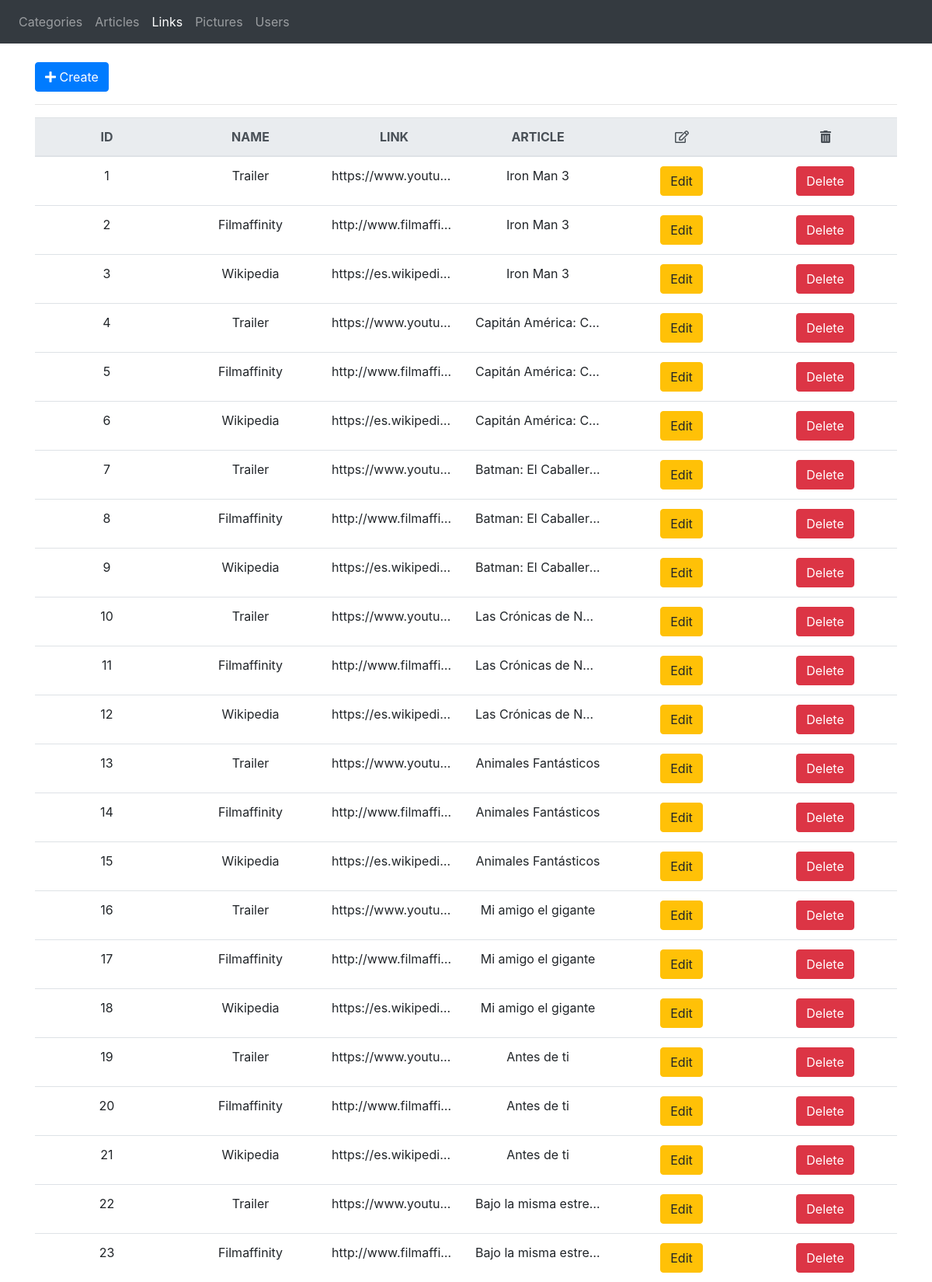
Page /?c=link (upper part) on the committed database.
### tables this page shows
CREATE TABLE CMS_LINKS (
  link_id int(30) NOT NULL AUTO_INCREMENT,
  name varchar(100) DEFAULT NULL,
  link varchar(600) DEFAULT NULL,
  article_id int(30) NOT NULL,
  PRIMARY KEY (link_id),
  FOREIGN KEY (article_id) References CMS_ARTICLES(article_id) ON DELETE CASCADE
);

CREATE TABLE CMS_ARTICLES (
  article_id int(30) NOT NULL AUTO_INCREMENT,
  name varchar(100) DEFAULT NULL,
  description text(600) DEFAULT NULL,
  picture varchar(100) DEFAULT NULL,
  category_id int(30) NOT NULL,
  PRIMARY KEY (article_id),
  FOREIGN KEY (category_id) References CMS_CATEGORIES(category_id) ON DELETE CASCADE
);

### app/controller/link.controller.php (called while the page is built, shortened)
<?php
require_once (Settings::PATH['models'].'/link.model.php');
require_once (Settings::PATH['models'].'/article.model.php');
class LinkController {
    private $linkModel;
    public function __CONSTRUCT() {
        $this->linkModel = new Link();
        $this->articleModel = new Article();
    }
    public function index() {
        $links = $this->getAll();
        require_once (Settings::PATH['views'].'/link/link.php');
    }
    public function getAll() {
        return $this->linkModel->getAll();
    }
}

### app/core/db.conf.php (called while the page is built)
<?php
class Database {
    public static function StartUp() {
        $pdo = new PDO(
            "mysql:host=".Settings::DB['host'].";
            dbname=".Settings::DB['name'].";
            charset=utf8",
            Settings::DB['user'],
            Settings::DB['pass']
        );
        $pdo->setAttribute(PDO::ATTR_ERRMODE, PDO::ERRMODE_EXCEPTION);
        return $pdo;
    }
}

### app/model/link.model.php (called while the page is built, shortened)
<?php
require_once (Settings::PATH['entities'].'/link.entity.php');
class Link {
	private $pdo;
	public function __CONSTRUCT() {
		try {
			$this->pdo = Database::StartUp();;
		}
		catch(Exception $e) {
			die($e->getMessage());
		}
	}
	public function getAll() {
		try {
            $sql = "SELECT * FROM CMS_LINKS";
			$stm = $this->pdo->prepare($sql);
			$stm->execute();
			return $stm->fetchAll(PDO::FETCH_CLASS, 'LinkEntity');
		}
		catch(Exception $e) {
			die($e->getMessage());
		}
	}
}

### app/entity/link.entity.php (called while the page is built, shortened)
<?php
class LinkEntity {
    private $id;
    private $name;
	private $link;
	private $idArticle;
	private $link_id;
	private $article_id;
	public function __CONSTRUCT() {
		try {
			$this->id = (int) $this->link_id;
			$this->idArticle = (int) $this->article_id;
		}
		catch(Exception $e) {
			die($e->getMessage());
		}
	}
	public function getId() {
		return $this->id;
	}
	public function getName() {
		return $this->name;
	}
	public function getLink() {
		return $this->link;
	}
	public function getIdArticle() {
		return $this->idArticle;
	}
}

### app/model/article.model.php (called while the page is built, shortened)
<?php
require_once (Settings::PATH['entities'].'/article.entity.php');
require_once (Settings::PATH['models'].'/link.model.php');
class Article {
	private $pdo;
	public function __CONSTRUCT() {
		try {
			$this->pdo = Database::StartUp();
		}
		catch(Exception $e) {
			die($e->getMessage());
		}
	}
	public function getAll() {
		try {
            $sql = "SELECT * FROM CMS_ARTICLES";
			$stm = $this->pdo->prepare($sql);
			$stm->execute();
			return $stm->fetchAll(PDO::FETCH_CLASS, 'ArticleEntity');
		}
		catch(Exception $e) {
			die($e->getMessage());
		}
	}
}

### app/entity/article.entity.php (called while the page is built, shortened)
<?php
class ArticleEntity {
    private $id;
    private $name;
	private $article_id;
	public function __CONSTRUCT() {
		try {
			$this->id = (int) $this->article_id;
		}
		catch(Exception $e) {
			die($e->getMessage());
		}
	}
	public function getId() {
		return $this->id;
	}
	public function getName() {
		return $this->name;
	}
}

### app/view/link/link.php (the view)
<a class="btn btn-primary text-center" href="?c=link&a=create"><i class="fas fa-plus"></i> Create</a>
<hr/>
<table class="table table-hover">
    <thead class="thead-light">
        <th class="text-center">ID</th><th class="text-center">NAME</th><th class="text-center">LINK</th>
            <th class="text-center">ARTICLE</th>
        <th class="text-center"><i class="far fa-edit"></i></th>
        <th class="text-center"><i class="fas fa-trash-alt"></i></th>
    </thead>
    <?php if ($links != null) { ?>
        <?php foreach($links as $link): ?>
            <tr>
                <td class="text-center"><?php echo $link->getId(); ?></td>
                <td class="text-center"><?php echo $link->getName(); ?></td>
                <td class="text-center"><?php echo $link->getLink(); ?></td>
                <?php foreach($this->articleModel->getAll() as $article): ?>
                    <?php if ($article->getId() == $link->getIdArticle()) echo "<td class='text-center'>".$article->getName()."</td>"; ?>
                <?php endforeach; ?>
                <td class="text-center">
                    <a class="btn btn-warning" href="?c=link&a=edit&id=<?php echo $link->getId(); ?>">Edit</a>
                </td>
                <td class="text-center">
                    <a class="btn btn-danger" onclick="javascript:return confirm('Do you want delete this link?');" href="?c=link&a=delete&id=<?php echo $link->getId(); ?>">Delete</a>
                </td>
            </tr>
        <?php endforeach; ?>
    <?php } else { ?>
        <tr>
            <td colspan="6" class="text-center text-info bg-light"> THERE ARE NO RECORDS </td>
        </tr>
    <?php } ?>
</table>

### app/styles/style.css (style rules this page uses)
.table { table-layout:fixed; }
.table td { white-space: nowrap; overflow: hidden; text-overflow: ellipsis; }

### rows in the picture
cms_links: link_id "1", name "Trailer", link "https://www.youtu…"
cms_articles: name "Iron Man 3"
cms_links: link_id "2", name "Filmaffinity", link "http://www.filmaffi…"
cms_links: link_id "3", name "Wikipedia", link "https://es.wikipedi…"
cms_links: link_id "4", name "Trailer", link "https://www.youtu…"
cms_articles: name "Capitán América: C…"
cms_links: link_id "5", name "Filmaffinity", link "http://www.filmaffi…"
cms_links: link_id "6", name "Wikipedia", link "https://es.wikipedi…"
cms_links: link_id "7", name "Trailer", link "https://www.youtu…"
cms_articles: name "Batman: El Caballer…"
cms_links: link_id "8", name "Filmaffinity", link "http://www.filmaffi…"
cms_links: link_id "9", name "Wikipedia", link "https://es.wikipedi…"
cms_links: link_id "10", name "Trailer", link "https://www.youtu…"
cms_articles: name "Las Crónicas de N…"
cms_links: link_id "11", name "Filmaffinity", link "http://www.filmaffi…"
cms_links: link_id "12", name "Wikipedia", link "https://es.wikipedi…"
cms_links: link_id "13", name "Trailer", link "https://www.youtu…"
cms_articles: name "Animales Fantásticos"
cms_links: link_id "14", name "Filmaffinity", link "http://www.filmaffi…"
cms_links: link_id "15", name "Wikipedia", link "https://es.wikipedi…"
cms_links: link_id "16", name "Trailer", link "https://www.youtu…"
cms_articles: name "Mi amigo el gigante"
cms_links: link_id "17", name "Filmaffinity", link "http://www.filmaffi…"
cms_links: link_id "18", name "Wikipedia", link "https://es.wikipedi…"
cms_links: link_id "19", name "Trailer", link "https://www.youtu…"
cms_articles: name "Antes de ti"
cms_links: link_id "20", name "Filmaffinity", link "http://www.filmaffi…"
cms_links: link_id "21", name "Wikipedia", link "https://es.wikipedi…"
cms_links: link_id "22", name "Trailer", link "https://www.youtu…"
cms_articles: name "Bajo la misma estre…"
cms_links: link_id "23", name "Filmaffinity", link "http://www.filmaffi…"
